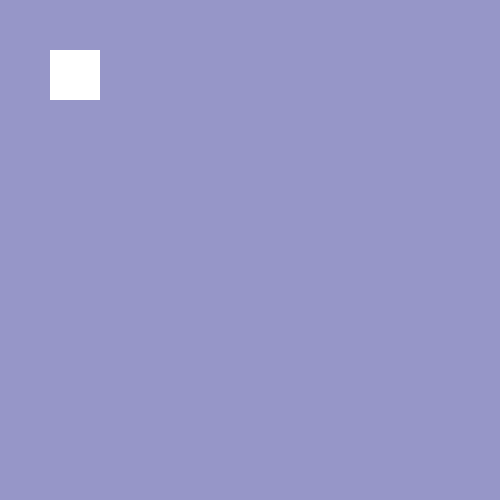
Frame 1 (no input)
Frame 60 (the mouse pressed at the canvas centre just before this capture): identical to frame 1, image omitted
Frame 120 (the mouse held since frame 60 and released just before this capture): identical to frame 1, image omitted

The Processing sketch that drew this single still picture (run headless with seeded random() and noise(); from frame 60 on, the mouse is pressed at the canvas centre):

// Processing sketch: ej1clase5
// ── ej1clase5.pde
int size =100;
int posX =50;
int posY =50;


int posBordeIzquierdo;
int posBordeSuperior;

int posBordeDerecho;
int posBordeInferior;

void setup() {
  size (500, 500);
}

void draw () {
  background (150, 150, 200); //color lila fondo
  noStroke (); //sin borde


posBordeIzquierdo = posX;
posBordeSuperior = posY;
posBordeDerecho = posX + size;
posBordeInferior = posY + size;

  //Bodes verticales                
  if ((mouseX> posBordeIzquierdo && mouseX < posBordeDerecho ) && 
  
  //Bordes horizonatles
  ( mouseY> posBordeSuperior && mouseY < posBordeInferior)) {

    fill(45, 60, 80 ); //color oscuro con el mouse
  } else {
    fill(255); //blanco sin el mopuse
  }

  rect(50, 50, 50, 50);
}
